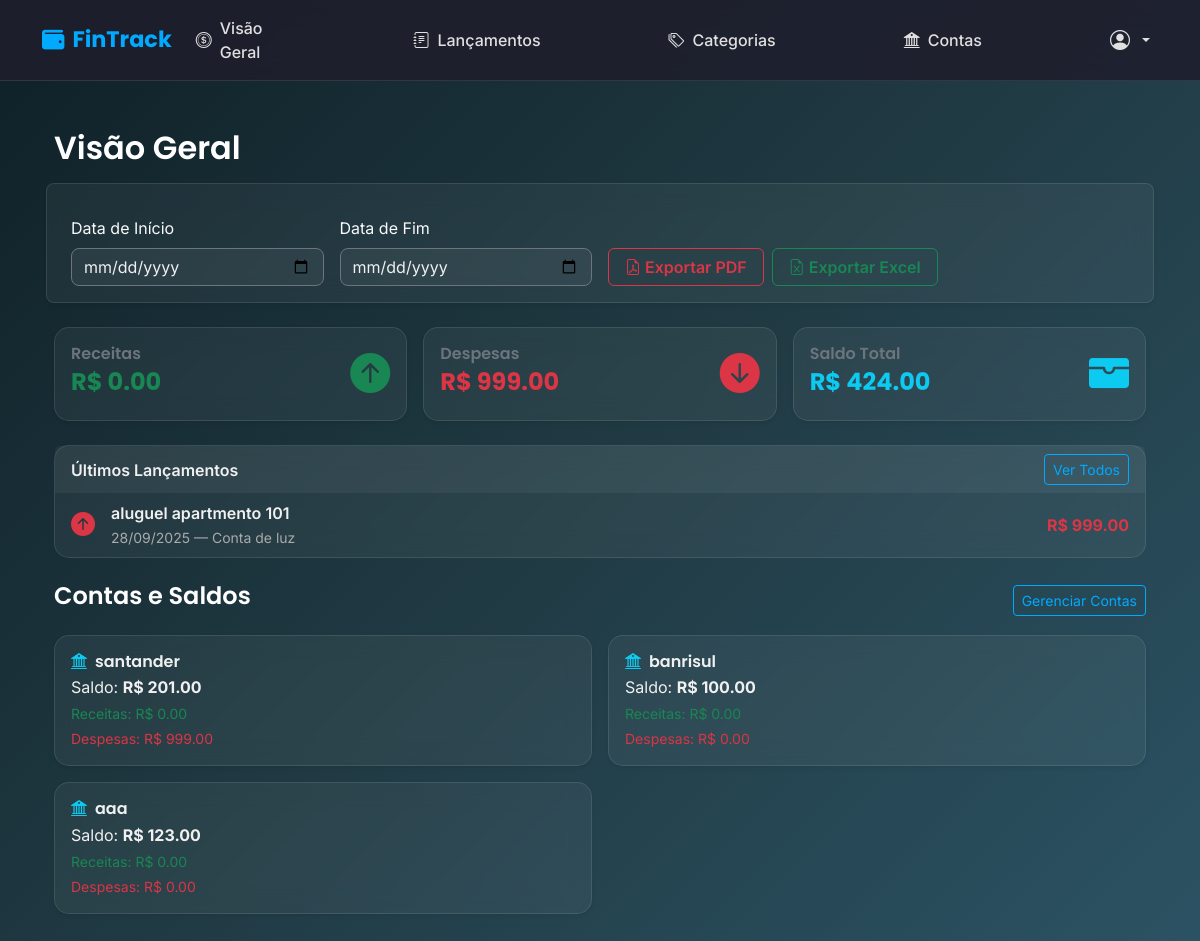
The page /dashboard/ (signed in) on the database its author committed.
### core/models.py (models this page shows, shortened)
class Lancamento(models.Model):
    TIPO_CHOICES = [
        ("Receita", "Receita"),
        ("Despesa", "Despesa"),
    ]
    usuario = models.ForeignKey(User, on_delete=models.CASCADE)
    conta = models.ForeignKey(Conta, on_delete=models.CASCADE)
    categoria = models.ForeignKey(Categoria, on_delete=models.CASCADE)
    tipo = models.CharField(max_length=10, choices=TIPO_CHOICES)
    descricao = models.CharField(max_length=255)
    valor = models.DecimalField(max_digits=10, decimal_places=2)
    data = models.DateField()
    comprovante = models.FileField(upload_to="comprovantes/", null=True, blank=True)
    criado_em = models.DateTimeField(auto_now_add=True)

class Categoria(models.Model):
    nome = models.CharField(max_length=100)
    tipo = models.CharField(
        max_length=10, choices=[("Receita", "Receita"), ("Despesa", "Despesa")]
    )
    cor = models.CharField(max_length=7, default="#0d6efd")
    icone = models.CharField(max_length=50, blank=True)
    usuario = models.ForeignKey(User, on_delete=models.CASCADE)
    def __str__(self):
        return self.nome

class Conta(models.Model):
    nome = models.CharField(max_length=100)
    saldo_inicial = models.DecimalField(max_digits=10, decimal_places=2, default=0)
    usuario = models.ForeignKey(User, on_delete=models.CASCADE)

### core/views.py (the view)
# urls.py: path('dashboard/', views.dashboard, name='dashboard'),
@login_required
def dashboard(request):
    usuario = request.user
    contas = Conta.objects.filter(usuario=usuario)
    lancamentos = Lancamento.objects.filter(usuario=usuario)
    total_receitas = (
        lancamentos.filter(tipo="Receita").aggregate(total=Sum("valor"))["total"] or 0
    )
    total_despesas = (
        lancamentos.filter(tipo="Despesa").aggregate(total=Sum("valor"))["total"] or 0
    )
    saldo_total = (
        sum([c.saldo_inicial for c in contas]) + total_receitas - total_despesas
    )
    ultimos_lancamentos = lancamentos.order_by("-data")[:5]
    saldos_por_conta = []
    for conta in contas:
        receitas = (
            lancamentos.filter(conta=conta, tipo="Receita").aggregate(Sum("valor"))[
                "valor__sum"
            ]
            or 0
        )
        despesas = (
            lancamentos.filter(conta=conta, tipo="Despesa").aggregate(Sum("valor"))[
                "valor__sum"
            ]
            or 0
        )
        saldo = conta.saldo_inicial + receitas - despesas
        saldos_por_conta.append(
            {
                "nome": conta.nome,
                "saldo": saldo,
                "receitas": receitas,
                "despesas": despesas,
            }
        )
    context = {
        "saldo_total": saldo_total,
        "total_receitas": total_receitas,
        "total_despesas": total_despesas,
        "ultimos_lancamentos": ultimos_lancamentos,
        "saldos_por_conta": saldos_por_conta,
    }
    return render(request, "core/dashboard.html", context)

### core/templatetags/format_filters.py (called while the page is built)
@register.filter
def abreviar_numero(valor):
    try:
        valor = float(valor)
    except (ValueError, TypeError):
        return valor
    if valor >= 1_000_000_000:
        return f"{valor/1_000_000_000:.2f} bilhões"
    elif valor >= 1_000_000:
        return f"{valor/1_000_000:.2f} milhões"
    elif valor >= 1_000:
        return f"{valor/1_000:.2f} mil"
    else:
        return f"{valor:.2f}"

### core/templates/core/dashboard.html (shortened to what this page needs)
{% extends 'core/base.html' %}
{% load format_filters %}
{% block content %}
<div class="container py-4">
  <div class="d-flex justify-content-between align-items-center mb-4">
    <h2 class="fw-semibold">Visão Geral</h2>
  </div>
<form method="get" action="{% url 'gerar_relatorio' %}" target="_blank" class="row g-3 align-items-end mb-4 p-3 rounded-3 shadow-sm"
      style="background: rgba(255,255,255,0.05); backdrop-filter: blur(12px); border: 1px solid rgba(255,255,255,0.1);">
  <div class="col-md-3">
    <label for="data_inicio" class="form-label text-light">Data de Início</label>
    <input type="date" id="data_inicio" name="data_inicio" class="form-control bg-dark text-light border-secondary" required>
  </div>
  <div class="col-md-3">
    <label for="data_fim" class="form-label text-light">Data de Fim</label>
    <input type="date" id="data_fim" name="data_fim" class="form-control bg-dark text-light border-secondary" required>
  </div>
  <div class="col-md-6 d-flex gap-2">
    <button type="submit" name="formato" value="pdf" class="btn btn-outline-danger fw-semibold px-3">
      <i class="bi bi-file-earmark-pdf"></i> Exportar PDF
    </button>
    <button type="submit" name="formato" value="excel" class="btn btn-outline-success fw-semibold px-3">
      <i class="bi bi-file-earmark-excel"></i> Exportar Excel
    </button>
  </div>
</form>
  <div class="row g-3 mb-4">
    <div class="col-md-4">
      <div class="card shadow-sm h-100">
        <div class="card-body d-flex justify-content-between align-items-center">
          <div>
            <h6 class="mb-1 text-secondary">Receitas</h6>
            <h4 class="fw-bold text-success">R$ {{ total_receitas|abreviar_numero }}</h4>
          </div>
          <i class="bi bi-arrow-up-circle-fill fs-1 text-success"></i>
        </div>
      </div>
    </div>
    <div class="col-md-4">
      <div class="card shadow-sm h-100">
        <div class="card-body d-flex justify-content-between align-items-center">
          <div>
            <h6 class="mb-1 text-secondary">Despesas</h6>
            <h4 class="fw-bold text-danger">R$ {{ total_despesas|abreviar_numero }}</h4>
          </div>
          <i class="bi bi-arrow-down-circle-fill fs-1 text-danger"></i>
        </div>
      </div>
    </div>
    <div class="col-md-4">
      <div class="card shadow-sm h-100">
        <div class="card-body d-flex justify-content-between align-items-center">
          <div>
            <h6 class="mb-1 text-secondary">Saldo Total</h6>
            <h4 class="fw-bold text-info">R$ {{ saldo_total|abreviar_numero }}</h4>
          </div>
          <i class="bi bi-wallet-fill fs-1 text-info"></i>
        </div>
      </div>
    </div>
  </div>
  <div class="card shadow-sm-2 mb-4">
    <div class="card-header fw-semibold d-flex justify-content-between align-items-center" style="background: rgba(255,255,255,0.05); border: none;">
      Últimos Lançamentos
      <a href="{% url 'listar_lancamentos' %}" class="btn btn-sm btn-outline-primary">Ver Todos</a>
    </div>
    <ul class="list-group list-group-flush" style="background: transparent;">
      {% for l in ultimos_lancamentos %}
        <li class="list-group-item d-flex justify-content-between align-items-center" style="background: transparent; color: #f0f0f0; border-color: rgba(255,255,255,0.1);">
          <div class="d-flex align-items-center">
            <i class="bi {% if l.tipo == 'Receita' %}bi-arrow-down-circle-fill text-success{% else %}bi-arrow-up-circle-fill text-danger{% endif %} fs-4 me-3"></i>
            <div>
              <div class="fw-semibold">{{ l.descricao }}</div>
              <small class="text-secondary">{{ l.data|date:"d/m/Y" }} — {{ l.categoria }}</small>
            </div>
          </div>
          <span class="fw-bold {% if l.tipo == 'Receita' %}text-success{% else %}text-danger{% endif %}">
            R$ {{ l.valor|abreviar_numero }}
          </span>
        </li>
      {% empty %}
        <li class="list-group-item text-secondary" style="background: transparent; border: none;">Nenhum lançamento recente.</li>
      {% endfor %}
    </ul>
  </div>
  <div class="mb-3 d-flex justify-content-between align-items-center">
    <h4 class="fw-semibold">Contas e Saldos</h4>
    <a href="{% url 'listar_contas' %}" class="btn btn-sm btn-outline-primary">Gerenciar Contas</a>
  </div>
  <div class="row g-3">
    {% for conta in saldos_por_conta %}
    <div class="col-md-6">
      <div class="card shadow-sm h-100">
        <div class="card-body">
          <h6 class="card-title mb-1"><i class="bi bi-bank2 me-2 text-info"></i>{{ conta.nome }}</h6>
          <p class="mb-1">Saldo: <strong>R$ {{ conta.saldo|abreviar_numero }}</strong></p>
          <p class="mb-1 text-success small">Receitas: R$ {{ conta.receitas|abreviar_numero }}</p>
          <p class="mb-0 text-danger small">Despesas: R$ {{ conta.despesas|abreviar_numero }}</p>
        </div>
      </div>
    </div>
    {% endfor %}
  </div>
</div>
{% endblock %}

### core/templates/core/base.html (style rules this page uses)
body { font-family: 'Inter', sans-serif; min-height: 100vh; background: linear-gradient(135deg, #0f2027, #203a43, #2c5364); color: #f0f0f0; }
h1, h2, h3, h4, h5, h6, .navbar-brand { font-family: 'Poppins', sans-serif; font-weight: 600; color: #fff; }
p, span, li, label, td, th, small { font-family: 'Inter', sans-serif; color: #f0f0f0 !important; }
.card { background: rgba(255, 255, 255, 0.05) !important; backdrop-filter: blur(12px); border: 1px solid rgba(255, 255, 255, 0.1); border-radius: 15px; color: #f0f0f0 !important; transition: transform 0.2s ease-in-out; }
.list-group-item { background: transparent !important; color: #f0f0f0 !important; border-color: rgba(255, 255, 255, 0.1) !important; }
.list-group-item small { color: #aaa !important; }
.form-control, .form-select { background: rgba(255, 255, 255, 0.05) !important; color: #f0f0f0 !important; border: 1px solid rgba(255, 255, 255, 0.2); border-radius: 8px !important; }
label { color: #f0f0f0 !important; }
.btn-outline-primary { border: 1px solid #00aaff; color: #00aaff !important; }

### rows shown on the page
Lancamento: descricao "aluguel apartmento 101", data "28/09/2025", categoria "Conta de luz", valor|abreviar_numero "999.00"
Conta: nome "santander"
Conta: nome "banrisul"
Conta: nome "aaa"

### other values the page prints
{{ total_receitas|abreviar_numero }} "0.00"
{{ total_despesas|abreviar_numero }} "999.00"
{{ saldo_total|abreviar_numero }} "424.00"
{{ conta.saldo|abreviar_numero }} "201.00" "100.00" "123.00"
{{ conta.receitas|abreviar_numero }} "0.00" "0.00" "0.00"
{{ conta.despesas|abreviar_numero }} "999.00" "0.00" "0.00"
